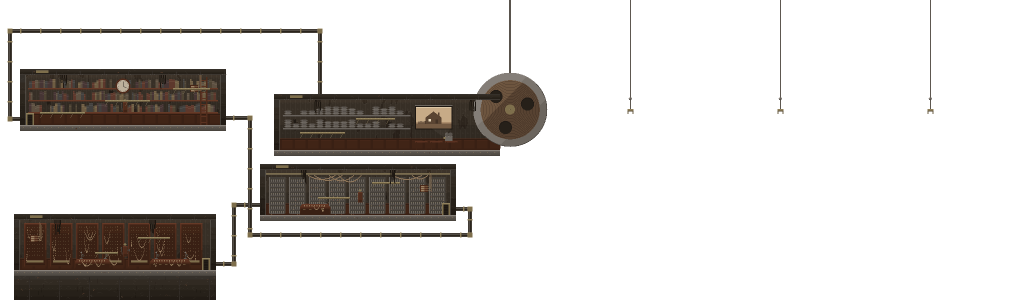
#> input picture oscar-rush/art/levels/level2_main_0.png, 2048 x 600 px, given in place of level2_far_0.png, which was not available (shown at 1/2 size)
$ python make_bestiary_bg.py
#> lines starting #> are read from the running program, lines starting #| are printed output that depends on the picture; pictures that were not available may be replaced by others from this repository, and a replacement may not be noted
"""怪物图鉴卡片后面垫的背景：从关卡美术里裁一块，拼成一张图集 art/ui/bestiary_bg.png。
每格 CELL_W×CELL_H，按 PLACES 的顺序从左到右、从上到下排（scripts/ui/bestiary.gd 的 PLACES 要和这里同一个顺序）。
压暗、打码都在游戏里做（点亮的压暗，没点亮的更暗再打码），这里存原色。

跑：python3 tools/make_bestiary_bg.py（关卡美术改了以后重跑一次）
"""
import re
from pathlib import Path

from PIL import Image

ROOT = Path(__file__).resolve().parents[1]
ART = ROOT / "art"
CELL_W, CELL_H = 190, 110
COLS = 6

# 第三关各场景：在 level3_data.gd 的 SCREENS 里找这个场景最大的那块屏幕
L3_SCENES = ["workshop", "classroom", "subway", "rain_street", "rooftop", "living", "bedroom", "kids", "study",
             "bathroom", "attic", "kitchen", "beach", "aquarium", "snow_yard", "harbor", "desert", "forest", "space",
             "ferris", "weather", "test_card", "static"]
# 其他地方：[名字, 图, 裁剪框左上角 (x0, y0)，提亮倍数（原图太暗的提一点，不然压暗以后全黑）]
PLACES_FIXED = [
    ("factory", "l1", (300, 190), 1),       # 第一关锅炉房：齿轮和桁架
    ("exchange", "l2", (585, 325), 1),      # 第二关交换局：一排接线台
    ("bridge", "l2", (1700, 205), 1),       # 第二关胶片天桥：胶片和大片盘
    ("cinema", "l2", (3445, 230), 1),       # 第二关放映厅：倒数的银幕
    ("boss1", "art/boss/room_bg.png", (89, 70), 1),
    ("boss2", "art/boss/room2_bg.png", (150, 110), 1.8),
    ("boss3", "art/boss/room3_bg.png", (89, 70), 1),
]
PLACES = [p[0] for p in PLACES_FIXED] + ["l3_" + s for s in L3_SCENES]


def level2() -> Image.Image:
    img = Image.new("RGBA", (3700, 600), (0, 0, 0, 255))
#> img: PIL image 3700x600 RGBA
    for layer in ("far", "mid", "main"):
        img.alpha_composite(Image.open(ART / f"levels/level2_{layer}_0.png").convert("RGBA"), (0, 0))
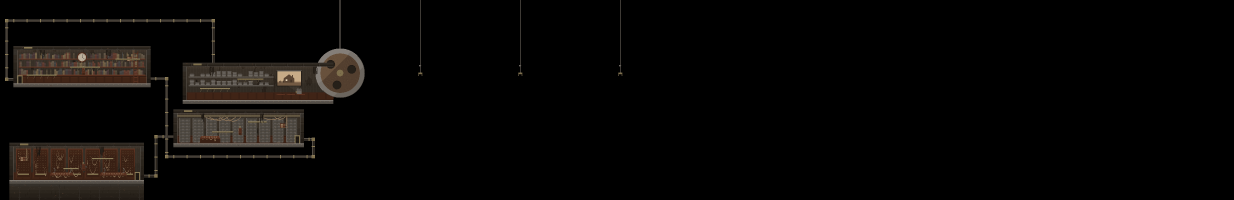
#> img: PIL image 3700x600 RGBA (shown at 1/3 size); mean R, G, B, A 8.1, 6.6, 5.4, 255
        img.alpha_composite(Image.open(ART / f"levels/level2_{layer}_1.png").convert("RGBA"), (2048, 0))
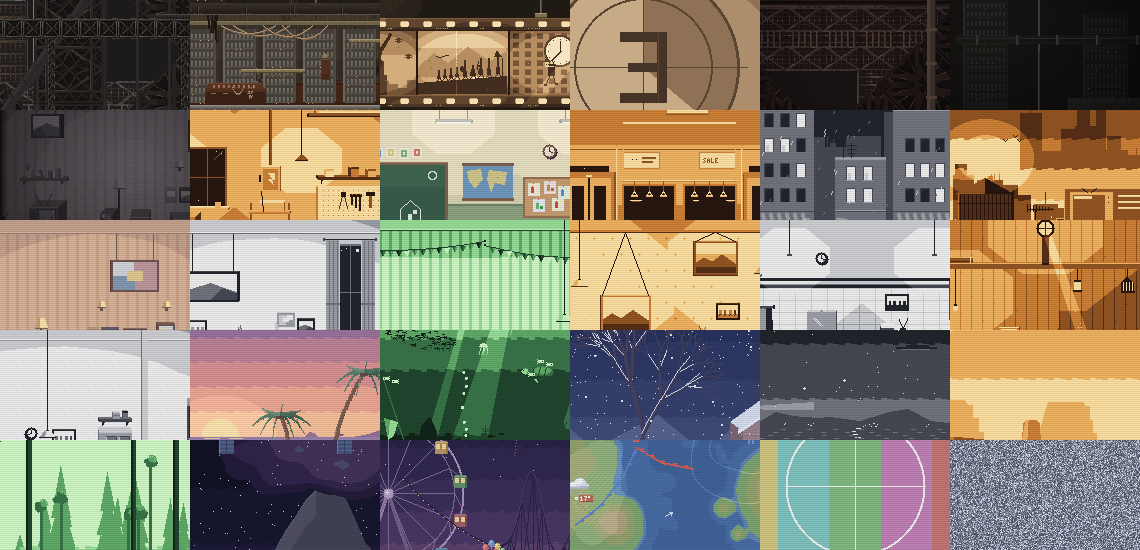
#> input picture oscar-rush/art/ui/bestiary_bg.png, 1140 x 550 px, given in place of level2_far_1.png, which was not available
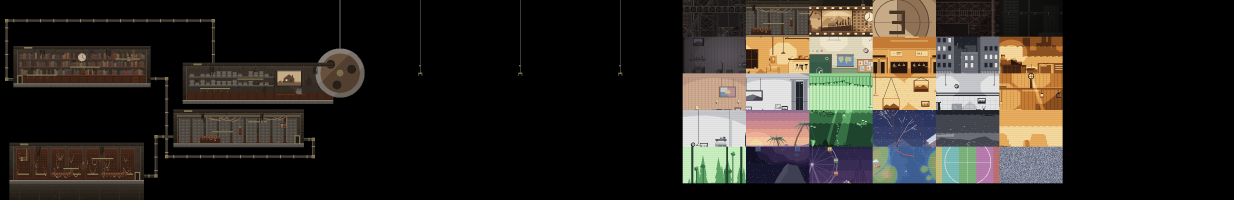
#> img: PIL image 3700x600 RGBA (shown at 1/3 size); mean R, G, B, A 45.2, 41.2, 35.5, 255
    data = (ROOT / "scripts/levels/level2_data.gd").read_text()
    a_x1 = int(re.search(r"const A_X1 := (\d+)", data).group(1))
    film_top = int(re.search(r"const FILM_TOP := (\d+)", data).group(1))
    img.alpha_composite(Image.open(ART / "levels/level2_film.png").convert("RGBA"), (a_x1, film_top))
    return img


def level1() -> Image.Image:
    img = Image.new("RGBA", (1006, 426), (0, 0, 0, 255))
    for name in ("scene1_far", "scene1_truss", "scene1_machines", "scene1_beams", "scene1"):
        p = ART / f"levels/{name}.png"
        if p.exists():
            img.alpha_composite(Image.open(p).convert("RGBA"))
    return img


def l3_screens() -> dict:
    data = (ROOT / "scripts/levels/level3_data.gd").read_text()
    best = {}
    for m in re.finditer(r'\{"name": "(\w+)".*?"rect": \[(\d+), (\d+), (\d+), (\d+)\]', data):
        name = m.group(1)
        r = tuple(int(m.group(i)) for i in range(2, 6))
        area = (r[2] - r[0]) * (r[3] - r[1])
        if name not in best or area > best[name][0]:
            best[name] = (area, r)
    return {k: v[1] for k, v in best.items()}


def cover(img: Image.Image, box) -> Image.Image:
    """把 box 那块按整数倍放大到能盖满一格，再从中间裁出一格（最近邻，像素不糊）"""
    piece = img.crop(box)
    k = 1
    while piece.width * k < CELL_W or piece.height * k < CELL_H:
        k += 1
    piece = piece.resize((piece.width * k, piece.height * k), Image.NEAREST)
    x0 = (piece.width - CELL_W) // 2
    y0 = (piece.height - CELL_H) // 2
    return piece.crop((x0, y0, x0 + CELL_W, y0 + CELL_H))


def main() -> None:
    l1, l2 = level1(), level2()
    screens_img = Image.new("RGBA", (4639, 1200), (0, 0, 0, 255))
    for layer in ("l3_far", "l3_screens"):
        screens_img.alpha_composite(Image.open(ART / f"levels/{layer}.png").convert("RGBA"))
    screens = l3_screens()
    cells = []
    for name, src, (x, y), gain in PLACES_FIXED:
        img = l1 if src == "l1" else l2 if src == "l2" else Image.open(ROOT / src).convert("RGBA")
        cell = img.crop((x, y, x + CELL_W, y + CELL_H)).convert("RGB")
        if gain != 1:
            cell = cell.point(lambda v: min(255, int(v * gain)))
        cells.append(cell)
    for s in L3_SCENES:
        r = screens[s]
        # 屏幕边框往里缩 4 格，只要画面
        cells.append(cover(screens_img, (r[0] + 4, r[1] + 4, r[2] - 4, r[3] - 4)))
    rows = (len(cells) + COLS - 1) // COLS
    atlas = Image.new("RGBA", (COLS * CELL_W, rows * CELL_H), (0, 0, 0, 255))
    for i, c in enumerate(cells):
        atlas.paste(c.convert("RGBA"), ((i % COLS) * CELL_W, (i // COLS) * CELL_H))
    out = ART / "ui/bestiary_bg.png"
    atlas.convert("RGB").save(out)
    print(out, atlas.size, len(cells), "cells")
    print("PLACES =", PLACES)


if __name__ == "__main__":
#> (the run stopped early here; a loop or call above may not have finished)
